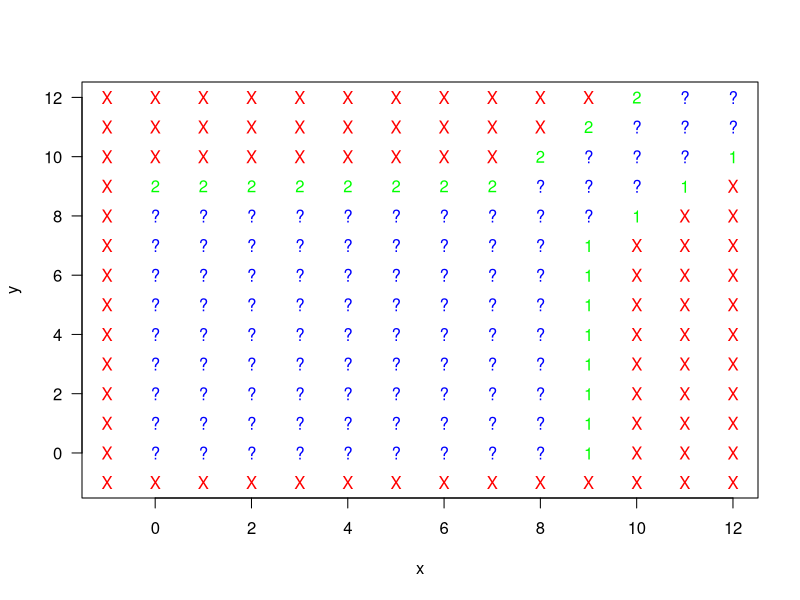
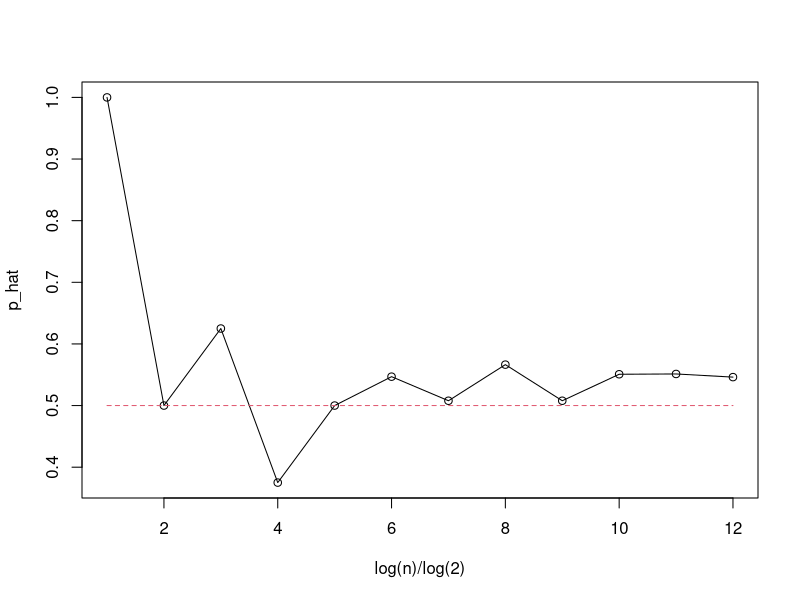
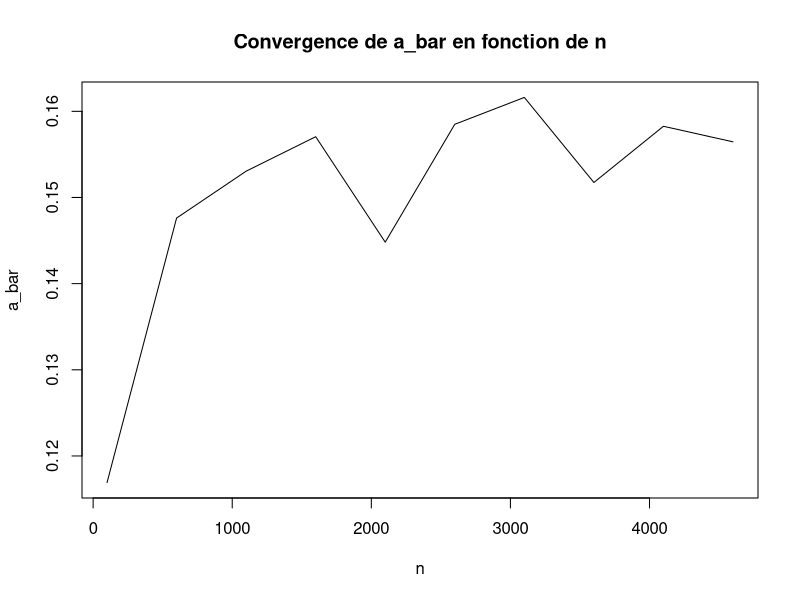

These charts were generated, in order, by the following R code:
# Question 3.1
status <- function(x,y){
  if (x < 0 | y < 0) res <- "impossible"
  else{
    if (x < 8){
      if (y <= 8) res <- "non fini"
      else if (y == 9) res <- "joueur 2 gagne"
      else res <- "impossible"
    }else if (x == 8){
      if (y <= 9) res <- "non fini"
      else if (y == 10) res <- "joueur 2 gagne"
      else res <- "impossible"
    }else if (x == 9){
      if (y < 8) res <- "joueur 1 gagne"
      else if (y <= 10) res <- "non fini"
      else if (y == 11 ) res <- "joueur 2 gagne"
      else res <- "impossible"
    }else{
      if (y < x-2) res <- "impossible"
      else if (y == x-2) res <- "joueur 1 gagne"
      else if (x-2 < y & y < x+2) res <- "non fini"
      else if (y == x+2) res <- "joueur 2 gagne"
      else res <- "impossible"
    }
  }
  return(res)
}

status.test <- function(s.ftn) {
  x.vec <- (-1):12
  y.vec <- (-1):12
  plot(x.vec, y.vec, type = "n", xlab = "x", ylab = "y",las=1)
  for (x in x.vec) {
    for (y in y.vec) {
      s <- s.ftn(x, y)
      if (s == "impossible") text(x, y, "X", col = "red")
      else if (s == "non fini") text(x, y, "?", col = "blue")
      else if (s == "joueur 1 gagne") text(x, y, "1", col = "green")
      else if (s == "joueur 2 gagne") text(x, y, "2", col = "green")
    }
  }
  return(invisible(NULL))
}

status.test(status)

# Question 3.2 Simulation d'une partie
# Simuler d'abord un echange
play_point <- function(state, a, b){
  # Si le joueur 1 sert
  if (state[3] == 1){
    # Simuler le resultat d'un echange qui suit une loi de bernoulli
    res <- rbinom(1,size=1,prob=a)
    # Mettre a jour le vecteur state
    # Si le joueur 1 perd
    if (res == 0){
      state[3] = 2
    }else{  # Si le joueur 1 gagne
      state[1] = state[1] + 1
    }
  }else{  # Si le joueur 2 sert
    # Simuler le resultat d'un echange qui suit une loi de bernoulli
    res <- rbinom(1,size=1,prob=1-b)
    # Mettre a jour le vecteur state
    # Si le joueur 2 perd
    if (res == 0){
      state[3] = 1
    }else{  # Si le joueur 2 gagne
      state[2] = state[2] + 1
    }
  }
  return(state)
}

# Simuler une partie
play_game <- function(a, b) {
  state <- c(0, 0, 1)
  while (status(state[1], state[2]) == "non fini") {
    # Mettre a jour le vecteur state quand le jeu n'est pas termine
    state <- play_point(state, a, b)
  }
  if (status(state[1], state[2]) == "joueur 1 gagne") {
    return(TRUE)
  } else {
    return(FALSE)
  }
}
# Ecrire un algorithme pour calculer la probabilite estime p_hat
p_est <- function(n, a, b){
  resultat <- NULL
  for (i in 1:n){
    resultat[i] <- play_game(a,b)
  }
  p <- sum(resultat=="TRUE")/n 
  return(p)
}

set.seed(33)
a <- 0.55
b <- 0.45
n <- 2^seq(1, 12, by=1)

p_hat <- rep(0,length(n))
for(i in 1:length(n)){
  p_hat[i] <- p_est(n[i], a, b)
}

plot(log(n)/log(2),p_hat,type="o")
lines(log(n)/log(2),rep(0.5,length(n)),lty=2,col=2)

p_est(10000, a, b)

# Question 3.3
# Quand sd=0.01, n=p*(1-p)/0.01^2, p*(1-p) est maximum quand p=0.5
(n <- 0.5*(1-0.5)/0.01^2)
prob <- seq(0.1,0.9,0.1)
lp <- length(prob)
p_ab <- matrix(rep(0,lp^2),ncol = lp)
dimnames(p_ab) <- list(a=prob,b=prob)
set.seed(33)
for (i in 1:lp){
  for (j in 1:lp){
    p_ab[i,j] <- round(p_est(n,prob[i],prob[j]),2)
  }
}
p_ab
library(xtable)
table_p<-xtable(p_ab)
print.xtable(table_p, type="latex")

# Question 3.4
play_game <- function(a, b) {
  state <- c(0, 0, 1)
  nb <- 0
  while (status(state[1], state[2]) == "non fini") {
    # Mettre a jour le vecteur stats quand le jeu n'est pas termine
    state <- play_point(state, a, b)
    nb <- nb + 1
  }
  return(c(nb,state[1],state[2]))
}
nb <- matrix(rep(0,lp^2),ncol = lp)
dimnames(nb) <- list(a=prob,b=prob)
nb_est <- function(n, a, b){
  resultat <- 0
  for (i in 1:n){
    resultat[i] <- play_game(a,b)[1]
  }
  p <- mean(resultat)
  return(p)
}
set.seed(33)
for (i in 1:lp){
  for (j in 1:lp){
    nb[i,j] <- round(nb_est(n,prob[i],prob[j]),2)
  }
}
nb
library(xtable)
table_nb<-xtable(nb)
print.xtable(table_nb, type="latex")

# Question 4 Score des joueurs
Mscore <- function(n,a,b){
  score <- seq(0,12,1)
  lsc <- length(score)
  Mscore <- matrix(rep(0,lsc^2),ncol = lsc)
  dimnames(Mscore) <- list(x=score,y=score)
  for (i in 1:n){
    res <- play_game(a,b)
    Mscore[res[2]+1,res[3]+1] <- Mscore[res[2]+1,res[3]+1] + 1
  }
  return(Mscore)
}
a <- 0.9
b <- 0.5
n <- 2500
set.seed(33)
Mscore <- Mscore(n,a,b)

library(xtable)
table_score<-xtable(Mscore,digits=rep(0,14))
print.xtable(table_score, type="latex")

# Question 5
# Recrire l'algorithme de play_game pour estimer a et b dans chaque partie.
play_game <- function(a, b) {
  state <- c(0, 0, 1)
  # nb1 represente le nombre d'echange servi par le joueur 1
  nb1 <- 0
  # nb1_win_1 represente le nombre d'echange gagne par le joueur 1 quand il sert
  nb1_win_1 <- 0
  # nb1_win_2 represente le nombre d'echange gagne par le joueur 1 quand le joueur 2 sert
  nb1_win_2 <- 0
  # nb represente le monbre total d'echange
  nb <- 0
  while (status(state[1], state[2]) == "non fini") {   
    nb <- nb + 1
    # Garder le status precedent dans un vecteur state_prec
    state_prec <- state
    # Mettre a jour le vecteur state quand le jeu n'est pas termine
    state <- play_point(state, a, b)
    # Calculer le nombre d'echange gagne par le joueur 1
    if (state[3] == 1){
      # Calculer le nombre d'echange servi par le joueur 1
      nb1 <- nb1 + 1
      if (state_prec[3] == 1) nb1_win_1 <- nb1_win_1 + 1
      else nb1_win_2 <- nb1_win_2 + 1
    }
  }
  return(c(nb1_win_1/nb1, nb1_win_2/(nb-nb1)))
}

ab_est <- function(n,a,b){ 
  ab <- NULL
  for (i in 1:n){
    ab <- rbind(ab,play_game(a,b))
  }
  return(apply(ab,2,mean,na.rm=TRUE))
}

n <- 2500
a <- 0.1
b <- 0.9
ab_est(n,a,b)

a <- c(0.1,0.1,0.5,0.9,0.9)
b <- c(0.1,0.9,0.5,0.1,0.9)
set.seed(33)
ab_hat <- NULL
for (i in 1:5) ab_hat<-rbind(ab_hat,ab_est(n,a[i],b[i]))
ab_hat

# Calculer l'intervalle de confiance
set.seed(33)
# La variance
var_ab <- function(n,a,b){ 
  ab <- NULL
  for (i in 1:n){
    ab <- rbind(ab,play_game(a,b))
  }
  return(apply(ab,2,var,na.rm=TRUE))
}
var_ab_hat <- var_ab(n,a,b)
# Les intervalles inferieurs et superieurs
(int_inf <- ab_hat-sqrt(var_ab_hat))
(int_sup <- ab_hat+sqrt(var_ab_hat))
# Intervalle de confiance de a pour chaque couple de (a,b)
(int_a <- cbind(int_inf[,1],int_sup[,1]))
# Intervalle de confiance de b pour chaque couple de (a,b)
(int_b <- cbind(int_inf[,2],int_sup[,2]))

# Evaluer l'estimateur en fonction de n
axe_x<-seq(100,5000,500)
lx<-length(axe_x)
estimateur <- NULL
set.seed(33)
for (i in 1:lx){
  estimateur <- rbind(estimateur,ab_est(axe_x[i],a,b))
}
plot(axe_x,estimateur[,1],xlab="n",ylab="a_bar",type='l',main="Convergence de a_bar en fonction de n")
lines(axe_x,rep(0.105,lx),lty=7,col=2)
